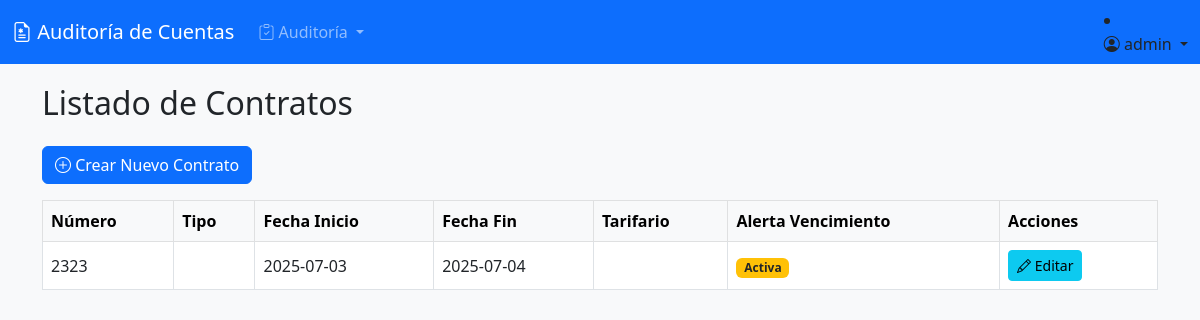
The page /facturacion/contratos/ (signed in) on the database its author committed.
### facturacion/models.py (models this page shows, shortened)
class Contrato(models.Model):
    numero = models.CharField(max_length=50)
    vigencia = models.IntegerField(blank=True, null=True, help_text="Año de vigencia del contrato")
    TIPO_CONTRATO_CHOICES = [
        ('Contrato', 'Con Contrato'),
        ('Sin Contrato', 'Sin Contrato'),
    ]
    tipo_contrato = models.CharField(max_length=20, choices=TIPO_CONTRATO_CHOICES, blank=True, null=True)
    valor = models.DecimalField(max_digits=15, decimal_places=2, blank=True, null=True)
    ips = models.ForeignKey(
        'accounts.Profile',
        on_delete=models.SET_NULL,
        null=True,
        blank=True,
        related_name='contratos_ips',
        limit_choices_to={'role': 'IPS'},
        help_text="IPS asociada a este contrato"
    )
    objeto = models.TextField(blank=True, null=True, help_text="Objeto o descripción del contrato")
    fecha_inicio = models.DateField(blank=True, null=True)
    fecha_fin = models.DateField(blank=True, null=True)
    supervisor = models.CharField(max_length=255, blank=True, null=True, help_text="Nombre del supervisor del contrato")
    FORMA_PAGO_CHOICES = [
        ('10A - 30PP 60 sp', '10A - 30PP 60 sp'),
    ]
    forma_pago = models.CharField(max_length=50, choices=FORMA_PAGO_CHOICES, blank=True, null=True)
    fecha_liquidacion = models.DateField(blank=True, null=True)
    fecha_conciliacion = models.DateField(blank=True, null=True)
    fecha_presupuesto = models.DateField(blank=True, null=True)
    servicios_cubiertos = models.TextField(blank=True, null=True)
    tarifario_adjunto = models.FileField(upload_to='tarifarios/', blank=True, null=True, help_text="Adjunto del tarifario general asociado a este contrato")
    condiciones_pago = models.TextField(blank=True, null=True)
    adjunto = models.FileField(upload_to='contratos/', blank=True, null=True, help_text="Adjunto del contrato completo")
    alerta_vencimiento = models.BooleanField(default=False)

### facturacion/views.py (the view)
# urls.py: path('contratos/', contrato_list, name='contrato_list'),
@login_required
def contrato_list(request):
    contratos = Contrato.objects.all().order_by('-fecha_inicio')
    return render(request, 'facturacion/contrato_list.html', {'contratos': contratos})

### templates/facturacion/contrato_list.html (shortened to what this page needs)
{% extends 'base.html' %}
{% block content %}
<h2 class="mb-4">Listado de Contratos</h2>
<a href="{% url 'facturacion:contrato_create' %}" class="btn btn-primary mb-3"><i class="bi bi-plus-circle"></i> Crear Nuevo Contrato</a>
{% if contratos %}
    <div class="table-responsive">
        <table class="table table-bordered table-hover align-middle">
            <thead class="table-light">
                <tr>
                    <th>Número</th>
                    <th>Tipo</th>
                    <th>Fecha Inicio</th>
                    <th>Fecha Fin</th>
                    <th>Tarifario</th>
                    <th>Alerta Vencimiento</th>
                    <th>Acciones</th>
                </tr>
            </thead>
            <tbody>
                {% for contrato in contratos %}
                    <tr>
                        <td>{{ contrato.numero }}</td>
                        <td>{{ contrato.tipo }}</td>
                        <td>{{ contrato.fecha_inicio|date:"Y-m-d" }}</td>
                        <td>{{ contrato.fecha_fin|date:"Y-m-d" }}</td>
                        <td>{{ contrato.tarifario }}</td>
                        <td>
                            {% if contrato.alerta_vencimiento %}
                                <span class="badge bg-warning text-dark">Activa</span>
                            {% else %}
                                <span class="badge bg-secondary">Inactiva</span>
                            {% endif %}
                        </td>
                        <td>
                            <a href="{% url 'facturacion:contrato_update' pk=contrato.pk %}" class="btn btn-info btn-sm me-2"><i class="bi bi-pencil"></i> Editar</a>
                        </td>
                    </tr>
                {% endfor %}
            </tbody>
        </table>
    </div>
{% else %}
    <div class="alert alert-info" role="alert">
        No hay contratos registrados aún.
    </div>
{% endif %}
{% endblock %}

### templates/base.html (shortened to what this page needs)
<!DOCTYPE html>
<html lang="es">
<head>
    <link href="https://cdn.jsdelivr.net/npm/bootstrap@5.3.0/dist/css/bootstrap.min.css" rel="stylesheet">
    <link rel="stylesheet" href="https://cdn.jsdelivr.net/npm/bootstrap-icons@1.10.0/font/bootstrap-icons.css">
</head>
<body>
<nav class="navbar navbar-expand-lg navbar-dark bg-primary">
    <div class="container-fluid">
        <a class="navbar-brand" href="/">
            <i class="bi bi-file-earmark-medical"></i>
            Auditoría de Cuentas
        </a>
        <div class="collapse navbar-collapse" id="navbarMain">
            <ul class="navbar-nav me-auto mb-2 mb-lg-0">
                {% if user.profile.role == 'ET' or user.profile.role == 'AUDITOR' %}
                <li class="nav-item dropdown">
                    <a class="nav-link dropdown-toggle" href="#" role="button" data-bs-toggle="dropdown">
                        <i class="bi bi-clipboard-check"></i> Auditoría
                    </a>
                </li>
                {% endif %}
            </ul>
            {% if user.is_authenticated %}
            <li class="nav-item dropdown">
                <a class="nav-link dropdown-toggle" href="#" role="button" data-bs-toggle="dropdown">
                    <i class="bi bi-person-circle"></i> {{ user.username }}
                </a>
            </li>
            {% else %}
            <li class="nav-item">
                <a class="nav-link" href="{% url 'accounts:login' %}">
                    <i class="bi bi-box-arrow-in-right"></i> Iniciar Sesión
                </a>
            </li>
            {% endif %}
        </div>
    </div>
</nav>
<div class="container">
    {% block content %}{% endblock %}
</div>
</body>
</html>

### templates/base.html (style rules this page uses)
body { background: #f8f9fa; min-height: 100vh; display: flex; flex-direction: column; }
.container { margin-top: 20px; flex: 1; }

### rows shown on the page
Contrato: numero "2323", fecha_inicio "2025-07-03", fecha_fin "2025-07-04", alerta_vencimiento "Activa"

### other values the page prints
{{ user.username }} "admin"
